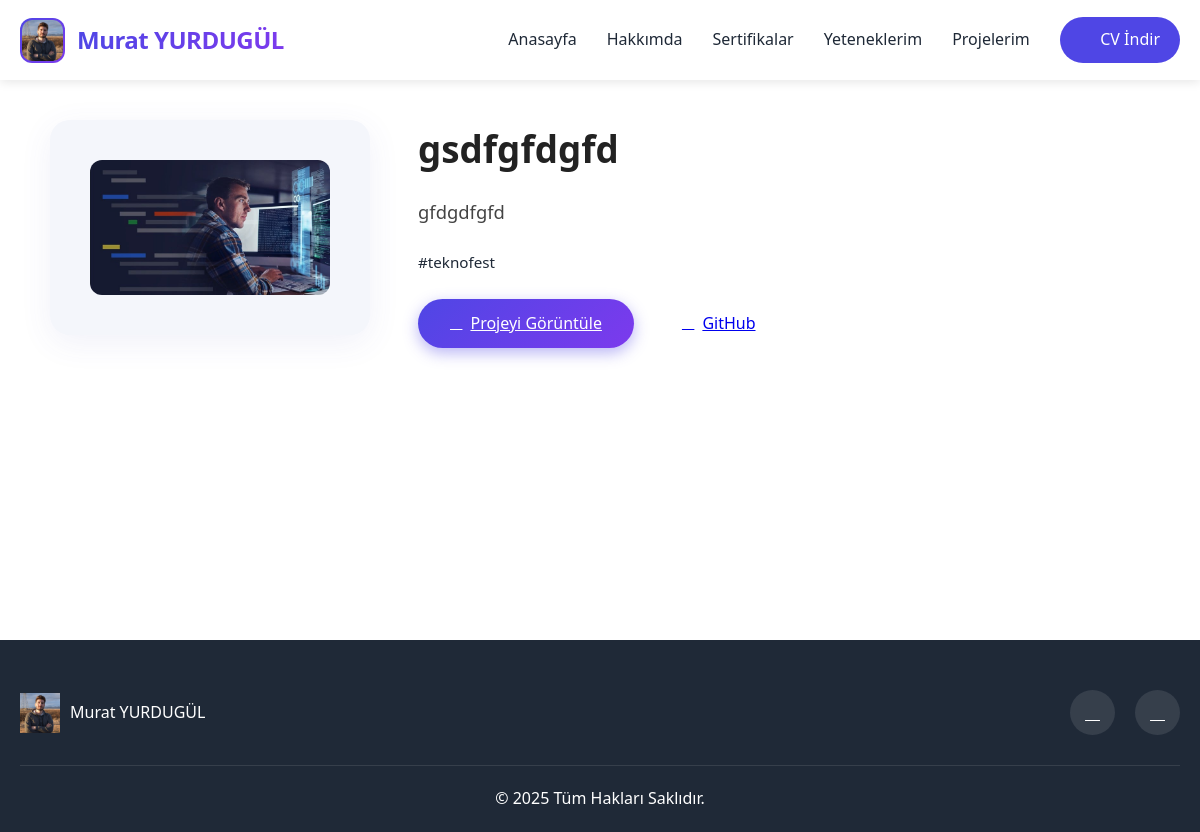
/projeler/gsdfgfdgfd/, run on the app's committed database.
### blog/models.py (models this page shows, shortened)
class SiteSettings(models.Model):
    site_name = models.CharField(max_length=100, verbose_name="Site Adı")
    logo = models.ImageField(upload_to='site/', verbose_name="Logo", blank=True, null=True)
    footer_text = models.CharField(max_length=255, verbose_name="Footer Yazısı", blank=True)
    github = models.URLField(verbose_name="GitHub", blank=True)
    linkedin = models.URLField(verbose_name="LinkedIn", blank=True)
    twitter = models.URLField(verbose_name="Twitter", blank=True)
    instagram = models.URLField(verbose_name="Instagram", blank=True)
    cv_file = models.FileField(upload_to='cv/', verbose_name="CV Dosyası", blank=True, null=True)
    copyright = models.CharField(max_length=255, verbose_name="Copyright", blank=True)
    contact_title = models.CharField(max_length=100, verbose_name="İletişim Başlığı", default="İletişim")
    contact_subtitle = models.TextField(verbose_name="İletişim Alt Başlığı", blank=True, null=True)
    contact_form_title = models.CharField(max_length=100, verbose_name="Form Başlığı", default="Bana Ulaşın")
    contact_form_subtitle = models.TextField(verbose_name="Form Alt Başlığı", blank=True, null=True)
    class Meta:
        verbose_name = "Site Ayarları"
        verbose_name_plural = "Site Ayarları"

class NavbarLink(models.Model):
    title = models.CharField(max_length=100, verbose_name="Link Başlığı")
    section = models.CharField(max_length=100, verbose_name="Bölüm ID'si", help_text="Örnek: home, about, skills, projects, contact")
    order = models.IntegerField(default=0, verbose_name="Sıralama")
    is_active = models.BooleanField(default=True, verbose_name="Aktif mi?")
    created_at = models.DateTimeField(auto_now_add=True)
    updated_at = models.DateTimeField(auto_now=True)
    class Meta:
        verbose_name = "Navbar Link"
        verbose_name_plural = "Navbar Linkleri"
        ordering = ['order']

class BaseModel(models.Model):
    created_at = models.DateTimeField(default=timezone.now)
    updated_at = models.DateTimeField(auto_now=True)
    class Meta:
        abstract = True

class Project(BaseModel):
    title = models.CharField(max_length=200, verbose_name="Proje Adı")
    slug = models.SlugField(max_length=200, unique=True, blank=True)
    description = models.TextField(verbose_name="Açıklama")
    category = models.ForeignKey(ProjectCategory, on_delete=models.SET_NULL, null=True, related_name='projects', verbose_name="Kategori")
    image = models.ImageField(upload_to='projects/', verbose_name="Proje Görseli")
    project_url = models.URLField(verbose_name="Proje Linki", blank=True)
    github_url = models.URLField(verbose_name="GitHub Linki", blank=True)
    tags = models.ManyToManyField('Tag', related_name='project_tags')
    button_text = models.CharField(max_length=50, verbose_name="Buton Metni", default="Detayları Gör")
    button_url = models.URLField(verbose_name="Buton Linki (opsiyonel)", blank=True)
    class Meta:
        verbose_name = "Proje"
        verbose_name_plural = "Projeler"
        ordering = ['-created_at']

class Tag(BaseModel):
    name = models.CharField(max_length=50, unique=True)
    slug = models.SlugField(max_length=100, unique=True, blank=True)
    class Meta:
        verbose_name = "Etiket"
        verbose_name_plural = "Etiketler"
        ordering = ['name']

### blog/views.py (the view)
# urls.py: path('projeler/<slug:slug>/', project_detail, name='project_detail'),
def project_detail(request, slug):
    project = get_object_or_404(Project, slug=slug)
    return render(request, 'project_detail.html', {'project': project})

### blog/views.py (called while the page is built)
def site_settings(request):
    settings = SiteSettings.objects.first()
    navbar_links = NavbarLink.objects.filter(is_active=True).order_by('order')
    return {
        'site_settings': settings,
        'navbar_links': navbar_links
    }

### templates/project_detail.html (shortened to what this page needs)
{% extends 'base.html' %}
{% load static %}
{% block content %}
<div style="width:100%; min-height:80vh; padding-top:120px; padding-bottom:80px; display:flex; justify-content:center;">
  <div class="project-detail-row-flex" style="display:flex; flex-direction:row; align-items:flex-start; gap:48px; max-width:1100px; width:100%;">
    <div style="background:#f4f6fb; border-radius:20px; box-shadow:0 8px 32px rgba(80,80,180,0.08); padding:40px; max-width:320px; min-width:220px; display:flex; align-items:center; justify-content:center;">
      <img src="{{ project.image.url }}" alt="{{ project.title }}" style="max-height:220px; object-fit:contain; width:100%; border-radius:12px;">
    </div>
    <div style="flex:1; display:flex; flex-direction:column; align-items:flex-start; text-align:left;">
      <h1 style="font-size:2.3rem; color:#222; font-weight:bold; margin-bottom:18px;">{{ project.title }}</h1>
      <p style="color:#444; font-size:1.15rem; margin-bottom:24px;">{{ project.description }}</p>
      <div style="display:flex; flex-wrap:wrap; gap:10px; margin-bottom:24px;">
        {% for tag in project.tags.all %}
          <span class="badge bg-light text-primary border border-primary" style="font-size:0.95rem;">#{{ tag.name }}</span>
        {% empty %}
          <span class="text-muted">Etiket yok</span>
        {% endfor %}
      </div>
      <div style="display:flex; flex-wrap:wrap; gap:16px;">
        {% if project.project_url %}
        <a href="{{ project.project_url }}" class="btn btn-primary px-4 shadow-sm" target="_blank"><i class="fas fa-link me-2"></i>Projeyi Görüntüle</a>
        {% endif %}
        {% if project.github_url %}
        <a href="{{ project.github_url }}" class="btn btn-dark px-4 shadow-sm" target="_blank"><i class="fab fa-github me-2"></i>GitHub</a>
        {% endif %}
      </div>
    </div>
  </div>
</div>
{% endblock %}

### templates/partials/navbar.html (shortened to what this page needs)
{% load static %}
<nav class="navbar">
    <div class="container">
        <div class="logo">
            {% if site_settings.logo %}
                <img src="{{ site_settings.logo.url }}" alt="Logo" class="logo-img">
            {% else %}
                <img src="{% static 'images/depositphotos_59724143-stock-illustration-business-concept-progress-of-it.jpg' %}" alt="Logo" class="logo-img">
            {% endif %}
            <span>{{ site_settings.site_name }}</span>
        </div>
        <div class="menu-btn">
            <i class="fas fa-bars"></i>
        </div>
        <ul class="nav-links">
            {% for link in navbar_links %}
                <li><a href="/" data-section="{{ link.section }}">{{ link.title }}</a></li>
            {% endfor %}
            {% if site_settings.cv_file %}
            <li><a href="{{ site_settings.cv_file.url }}" class="btn-cv" target="_blank"><i class="fas fa-download"></i> CV İndir</a></li>
            {% endif %}
        </ul>
    </div>
</nav>

### templates/partials/footer.html (shortened to what this page needs)
{% load static %}
<footer class="footer">
    <div class="container">
        <div class="footer-content">
            <div class="footer-logo">
                {% if site_settings.logo %}
                    <img src="{{ site_settings.logo.url }}" alt="Logo">
                {% else %}
                    <img src="{% static 'images/depositphotos_59724143-stock-illustration-business-concept-progress-of-it.jpg' %}" alt="Logo">
                {% endif %}
                <p>{{ site_settings.site_name }}</p>
            </div>
            <div class="footer-social">
                {% if site_settings.github %}<a href="{{ site_settings.github }}" class="social-icon" target="_blank"><i class="fab fa-github"></i></a>{% endif %}
                {% if site_settings.linkedin %}<a href="{{ site_settings.linkedin }}" class="social-icon" target="_blank"><i class="fab fa-linkedin"></i></a>{% endif %}
            </div>
        </div>
        <div class="footer-bottom">
            <p>{{ site_settings.copyright }}</p>
        </div>
    </div>
</footer>

### static/css/style.css (style rules this page uses)
:root { --gradient-1: #4F46E5; --gradient-2: #7C3AED; --gradient-3: #2563EB; --primary-color: #4F46E5; --secondary-color: #7C3AED; --text-color: #1F2937; --light-text: #6B7280; --bg-color: #ffffff; --light-bg: #F9FAFB; --border-color: #E5E7EB; --transition: all 0.3s ease; }
* { margin: 0; padding: 0; box-sizing: border-box; }
html { scroll-behavior: smooth; }
body { font-family: 'Segoe UI', Tahoma, Geneva, Verdana, sans-serif; line-height: 1.6; color: var(--text-color); background-color: var(--bg-color); }
.container { max-width: 1200px; margin: 0 auto; padding: 0 20px; }
.navbar { position: fixed; top: 0; left: 0; width: 100%; background: rgba(255, 255, 255, 0.95); backdrop-filter: blur(10px); box-shadow: 0 2px 10px rgba(0,0,0,0.1); z-index: 1000; transition: var(--transition); }
.navbar .container { display: flex; justify-content: space-between; align-items: center; height: 80px; }
.logo { display: flex; align-items: center; gap: 12px; text-decoration: none; }
.logo-img { height: 45px; width: 45px; border-radius: 12px; background: linear-gradient(135deg, var(--gradient-1), var(--gradient-2)); padding: 2px; }
.logo span { font-size: 1.5rem; font-weight: 700; background: linear-gradient(to right, var(--gradient-1), var(--gradient-2)); -webkit-background-clip: text; -webkit-text-fill-color: transparent; letter-spacing: -0.5px; }
.nav-links { display: flex; align-items: center; gap: 30px; list-style: none; }
.nav-links a { text-decoration: none; color: var(--text-color); font-weight: 500; transition: var(--transition); position: relative; }
.nav-links a::after { content: ''; position: absolute; bottom: -5px; left: 0; width: 0; height: 2px; background: var(--primary-color); transition: var(--transition); }
.btn-cv { background: var(--primary-color); color: white !important; padding: 10px 20px; border-radius: 30px; display: flex; align-items: center; gap: 8px; }
.btn { padding: 12px 32px; border-radius: 30px; font-weight: 500; transition: var(--transition); display: inline-flex; align-items: center; gap: 8px; }
.btn-primary { background: linear-gradient(135deg, var(--gradient-1), var(--gradient-2)); color: white; box-shadow: 0 5px 15px rgba(79, 70, 229, 0.4); }
.social-icon { width: 45px; height: 45px; display: flex; align-items: center; justify-content: center; background: rgba(255,255,255,0.1); border-radius: 50%; color: white; font-size: 1.2rem; transition: var(--transition); border: 2px solid transparent; }
.footer { background: var(--text-color); color: white; padding: 50px 0 20px; }
.footer-content { display: flex; justify-content: space-between; align-items: center; margin-bottom: 30px; }
.footer-logo { display: flex; align-items: center; gap: 10px; }
.footer-logo img { height: 40px; }
.footer-social { display: flex; gap: 20px; }
.footer-bottom { text-align: center; padding-top: 20px; border-top: 1px solid rgba(255,255,255,0.1); }

### templates/base.html (style rules this page uses)
html, body { height: 100%; }
body { min-height: 100vh; display: flex; flex-direction: column; }

### data on the page
SiteSettings: logo (picture), site_name "Murat YURDUGÜL", copyright "© 2025 Tüm Hakları Saklıdır."
NavbarLink: title "Anasayfa"
NavbarLink: title "Hakkımda"
NavbarLink: title "Sertifikalar"
NavbarLink: title "Yeteneklerim"
NavbarLink: title "Projelerim"
Project: image (picture), title "gsdfgfdgfd", description "gfdgdfgfd"
Tag: name "teknofest"
